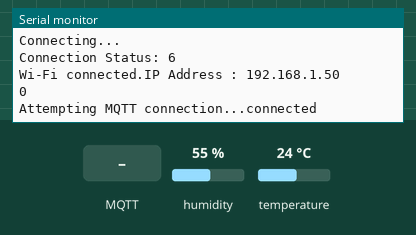
The sketch below on a simulated ESP8266 (NodeMCU). On the bench: the last lines printed to the serial monitor. The test bench sets the inputs (shaded band); at power-on: humidity 55 %, temperature 24 °C. WiFi joins after 1.5 s; servers stay silent unless stated; random numbers use the default seed unless the sketch sets one; no MQTT or app messages arrive unless stated.

Above: at 3.2 s.
3.3 s: MQTT message "1" arrives on the first subscribed topic
At 5.2 s:
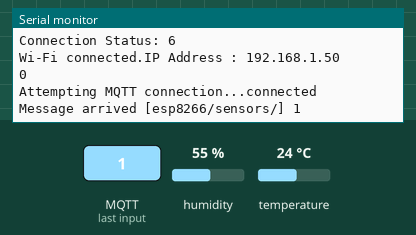
5.5 s: MQTT message "on" arrives on the first subscribed topic
At 7.0 s:
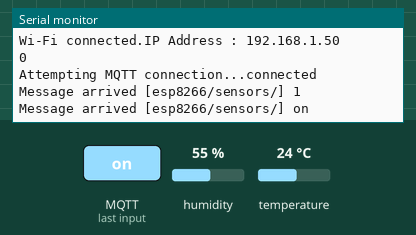
7.5 s: MQTT message "off" arrives on the first subscribed topic
At 8.7 s:
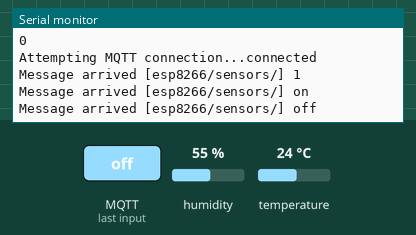
9.5 s: humidity set to 22 %
At 15.8 s:
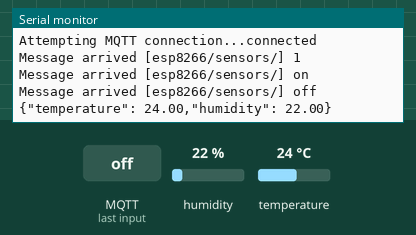

The sketch:

sketch.ino
```cpp
#include "secrets_data.h"
#include <ESP8266WiFi.h>
#include <PubSubClient.h>

#include "DHT.h"

#define DHTPIN D1
#define DHTTYPE DHT22

DHT dht(DHTPIN, DHTTYPE);

// MQTT-Connection
WiFiClient client;
PubSubClient mqtt(client);

// MQTT-Callback Function
void callback(char* topic, byte* payload, unsigned int length) {
  Serial.print("Message arrived [");
  Serial.print(topic);
  Serial.print("] ");
  for (int i = 0; i < length; i++) {
    Serial.print((char)payload[i]);
  }
  Serial.println();
}

void reconnect() {
  WiFi.reconnect();
  // Loop until we're reconnected
  Serial.println(mqtt.connected());
  while (!mqtt.connected()) {
    Serial.print("Attempting MQTT connection...");
    // Create a random client ID
    String clientId = "ESP8266Client-";
    clientId += String(random(0xffff), HEX);
    // Attempt to connect
    if (mqtt.connect(clientId.c_str(), mqtt_user, mqtt_password)) {
      Serial.println("connected");
      mqtt.subscribe("esp8266/sensors/");
    } else {
      Serial.print("failed, rc=");
      Serial.print(mqtt.state());
      Serial.println(" try again in 5 seconds");
      delay(5000);
    }
  }
}

void setupNetwork() {
  WiFi.begin(ssid, pass);                  //ทำการ Connect SSID และ Pass
  while (WiFi.status() != WL_CONNECTED) {  // ถ้าไม่สามารถเชื่อมต่อได้
    // ทำการ Print "Connectiong..." ทุก 1000ms
    Serial.println("Connecting...  ");
    // แสดงสถานะการเชื่อมต่อ
    Serial.printf("Connection Status: %d\n", WiFi.status());
    delay(1000);
  }
  Serial.print("Wi-Fi connected.");
  Serial.print("IP Address : ");
  Serial.println(WiFi.localIP());  // ทำการ Print IP ที่ได้รับมาจาก
  WiFi.setAutoReconnect(true);
  WiFi.persistent(false);
}

void setup() {
  Serial.begin(115200);
  setupNetwork();
  dht.begin();
  //MQTT-Setup
  mqtt.setServer(mqtt_server, mqtt_port);
  mqtt.setCallback(callback);
}

void loop() {
  static uint32_t prev_millis = 0;
  float h = dht.readHumidity();
  float t = dht.readTemperature();

  if (isnan(h) || isnan(t)) {
    Serial.println(F("Failed to read from DHT sensor!"));
    return;
  }

  char json_body[100];
  const char json_tmpl[] = "{\"temperature\": %.2f,"
                           "\"humidity\": %.2f}";

  if (!mqtt.connected()) {
    reconnect();
  }
  if (millis() - prev_millis > 15000) {
    prev_millis = millis();
    sprintf(json_body, json_tmpl, t, h);
    Serial.println(json_body);
    mqtt.publish("esp8266/sensors/", json_body);
  }
  mqtt.loop();
  delay(1000);
}
```

secrets_data.h
```cpp
const char* ssid = "ssid";
const char* pass = "password";

//MQTT-Creds
#define mqtt_user "mqtt-user"
#define mqtt_password "mqtt-password"

#define mqtt_server "mqtt-server"
#define mqtt_port "mqtt-port"
```

Measured:
- after the input at 3.3 s, the serial monitor: prints a new line after 0.77 s (image 1)
- after the input at 5.5 s, the serial monitor: prints a new line after 0.57 s (image 2)
- after the input at 7.5 s, the serial monitor: prints a new line after 0.58 s (image 3)
- after the input at 9.5 s, the serial monitor: prints a new line after 5.6 s (image 4)
